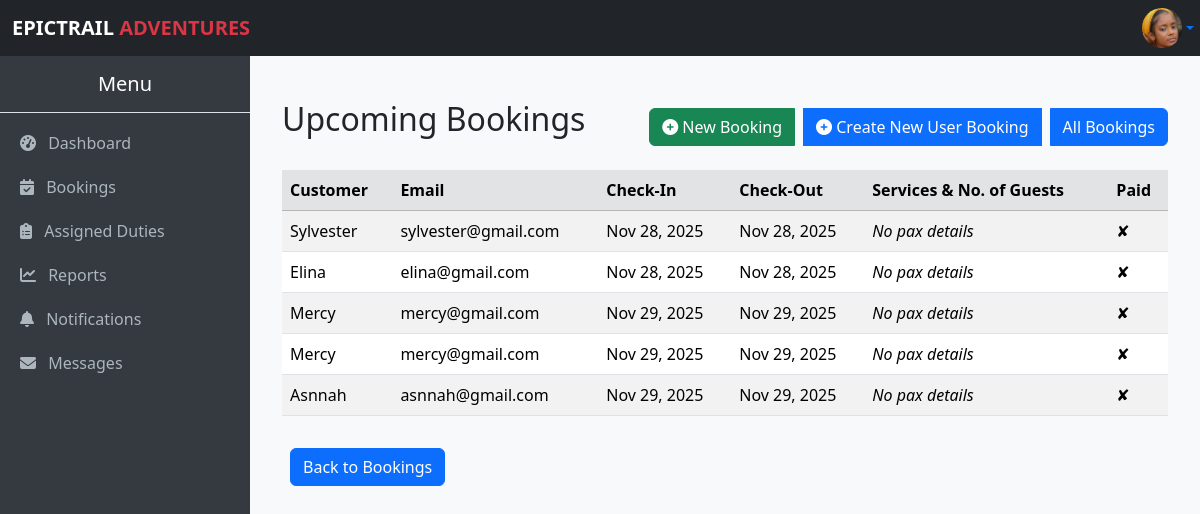
Page /upcoming-bookings/ (signed in) on the committed database.
### myApp/models.py (models this page shows, shortened)
class Profile(models.Model):
    profile_user = models.OneToOneField(User, on_delete=models.CASCADE)
    profile_phone = models.CharField(max_length=15, blank=True, null=True)
    profile_photo = models.ImageField(upload_to='profile_photos/', null=True, blank=True)

class Booking(models.Model):
    booking_user = models.ForeignKey(User, on_delete=models.SET_NULL, null=True, blank=True)
    booking_customer_name = models.CharField(max_length=100, blank=True, null=True)
    booking_customer_email = models.EmailField(blank=True, null=True)
    booking_activities = models.ManyToManyField(Activity, blank=True)
    booking_packages = models.ManyToManyField(Package, blank=True)
    booking_rooms = models.ManyToManyField(Room, blank=True)
    booking_food = models.ManyToManyField(Food, blank=True)
    booking_tours = models.ManyToManyField(Tour, blank=True)
    booking_check_in = models.DateField(blank=True, null=True)
    booking_check_out = models.DateField(blank=True, null=True)
    booking_pax = models.PositiveIntegerField(default=1)
    booking_pax_details = models.JSONField(blank=True, null=True)
    booking_created_at = models.DateTimeField(auto_now_add=True)
    paid = models.DecimalField(max_digits=10, decimal_places=2, default=0)
    @property
    def nights_spent(self):
        if self.booking_check_in and self.booking_check_out:
            days = (self.booking_check_out - self.booking_check_in).days
            return max(days, 1)
        return 1
    @property
    def amount_required(self):
        pax = self.booking_pax
        room_cost = sum(
            room.room_room_type.roomType_price_per_night * pax * self.nights_spent
            for room in self.booking_rooms.all()
        )
        activities_cost = sum(
            a.activity_price_per_person * pax for a in self.booking_activities.all()
        )
        package_cost = sum(
            p.package_price_per_person * pax for p in self.booking_packages.all()
        )
        food_cost = sum(
            f.food_price_per_person * pax for f in self.booking_food.all()
        )
        tour_cost = sum(
            t.tour_price_per_person * pax for t in self.booking_tours.all()
        )
        return room_cost + activities_cost + package_cost + food_cost + tour_cost

### myApp/views.py (the view, shortened to what this page needs)
# urls.py: path('upcoming-bookings/', views.upcoming_bookings_list, name='upcoming_bookings'),
@login_required
def upcoming_bookings_list(request):
    upcoming_bookings = Booking.objects.filter(
        booking_check_in__gte=timezone.now()
    ).order_by("booking_check_in")
    for booking in upcoming_bookings:
        details = []
        booking.display_pax_details = details
    base_template = "base.admin.html" if request.user.is_superuser else "base.staff.html"
    return render(request, "bookings.upcoming.html", {
        "upcoming_bookings": upcoming_bookings,
        "base_template": base_template
    })

### myApp/context_processors.py (called while the page is built)
def total_users(request):
    return {'total_users': User.objects.count()}

def total_bookings(request):
    return {'total_bookings': Booking.objects.count()}

def total_amount(request):
    total = 0
    if request.user.is_authenticated:
        bookings = Booking.objects.all()  # optionally filter by user=request.user
        booking_total = sum(booking.amount_required for booking in bookings)
        food_orders = FoodOrder.objects.all()  # optionally filter by user=request.user
        food_total = sum(order.total_price() for order in food_orders)  # <- call the method
        total = booking_total + food_total
    return {'total_amount': total}

def total_cost(request):
    if not request.user.is_authenticated:
        return {
            'user_bookings': [],
            'user_total_amount': 0,
        }
    bookings = Booking.objects.filter(booking_user=request.user).prefetch_related(
        'booking_activities', 'booking_packages', 'booking_rooms', 'booking_food', 'booking_tours'
    )
    total_amount = sum(b.amount_required for b in bookings)
    return {
        'user_bookings': bookings,
        'user_total_amount': total_amount,
    }

### myApp/models.py (called while the page is built)
    def total_price(self):
        return self.foodOrder_food.food_price_per_person * self.foodOrder_quantity

### myApp/templates/bookings.upcoming.html (shortened to what this page needs)
{% extends base_template %}
{% block content %}
<div class="container mt-4">
    <div class="d-flex justify-content-between align-items-center mb-3">
        <h2 class="mb-3">Upcoming Bookings</h2>
        <div class="btn-group" role="group" aria-label="Actions">
            <a href="{% url 'create_booking' %}" class="btn btn-success">
                <i class="fas fa-plus-circle"></i> New Booking
            </a>
            <a href="{% url 'create_user_booking' %}" class="btn btn-primary ms-2">
                <i class="fas fa-plus-circle"></i> Create New User Booking
            </a>
            <a href="{% url 'booking_list' %}" class="btn btn-primary ms-2">
                All Bookings
            </a>
        </div>
    </div>
    {% if upcoming_bookings %}
    <div class="table-responsive">
        <table class="table table-striped">
            <thead class="table-secondary">
                <tr>
                    <th>Customer</th>
                    <th>Email</th>
                    <th>Check-In</th>
                    <th>Check-Out</th>
                    <th>Services & No. of Guests</th>
                    <th>Paid</th>
                </tr>
            </thead>
            <tbody>
                {% for booking in upcoming_bookings %}
                <tr>
                    <td>
                        {% if booking.booking_user %}
                            {{ booking.booking_user.username }}
                        {% else %}
                            {{ booking.booking_customer_name|default:"Guest" }}
                        {% endif %}
                    </td>
                    <td>
                        {% if booking.booking_user %}
                            {{ booking.booking_user.email }}
                        {% else %}
                            {{ booking.booking_customer_email|default:"N/A" }}
                        {% endif %}
                    </td>
                    <td>{{ booking.booking_check_in|date:"M d, Y"|default:"N/A" }}</td>
                    <td>{{ booking.booking_check_out|date:"M d, Y"|default:"N/A" }}</td>
                    <td>
                        {% if booking.display_pax_details %}
                        <ul>
                            {% for detail in booking.display_pax_details %}
                                <li>{{ detail }}</li>
                            {% endfor %}
                        </ul>
                        {% else %}
                        <em>No pax details</em>
                        {% endif %}
                    </td>
                    <td>{% if booking.paid %}✔{% else %}✘{% endif %}</td>
                </tr>
                {% endfor %}
            </tbody>
        </table>
    </div>
    {% else %}
    <p>No upcoming bookings.</p>
    {% endif %}
    <a href="{% url 'booking_list' %}" class="btn btn-primary ms-2 mt-3">
        Back to Bookings
    </a>
</div>
{% endblock %}

### myApp/templates/base.staff.html (shortened to what this page needs)
<!DOCTYPE html>
<html lang="en">
<head>
    <link href="https://cdn.jsdelivr.net/npm/bootstrap@5.3.3/dist/css/bootstrap.min.css" rel="stylesheet">
    <link rel="stylesheet" href="https://cdn.jsdelivr.net/npm/bootstrap-icons@1.11.3/font/bootstrap-icons.css">
    <link rel="stylesheet" href="https://cdnjs.cloudflare.com/ajax/libs/font-awesome/6.5.2/css/all.min.css">
</head>
<body>
    <nav class="navbar navbar-expand-lg navbar-dark bg-dark">
    <div class="container-fluid">
        <a class="navbar-brand" href="#"><strong>EPICTRAIL <span class="text-danger">ADVENTURES</span></strong></a>
        <div class="d-flex align-items-center">
            <div class="dropdown ms-2">
                <a class="d-flex align-items-center justify-content-center dropdown-toggle"
                        type="button"
                        id="profileDropdown"
                        data-bs-toggle="dropdown"
                        aria-expanded="false"
                        style="width: 40px; height: 40px;"
                        title="Manage Profile">
                    {% if user.profile.profile_photo %}
                        <img src="{{ user.profile.profile_photo.url }}" alt="{{ user.username }}" class="rounded-circle" width="40" height="40">
                    {% else %}
                        <i class="bi bi-person"></i>
                    {% endif %}
            </a>
            </div>
        </div>
    </div>
</nav>
    <div class="collapse d-lg-block sidebar" id="sidebarMenu">
        <h5 class="text-center py-3 border-bottom">Menu</h5>
        <a href="{% url 'staff_dashboard' %}"><i class="fas fa-tachometer-alt me-2"></i> Dashboard</a>
        <a href="{% url 'booking_list' %}"><i class="fas fa-calendar-check me-2"></i> Bookings</a>
        <a href="{% url 'staff_duties' %}"><i class="fas fa-clipboard-list me-2"></i> Assigned Duties</a>
        <a href="#"><i class="fas fa-chart-line me-2"></i> Reports</a>
        <a href="#"><i class="fas fa-bell me-2"></i> Notifications</a>
        <a href="#"><i class="fas fa-envelope me-2"></i> Messages</a>
    </div>
    <div class="content">
        {% block content %}{% endblock %}
    </div>
</body>
</html>

### myApp/templates/base.staff.html (style rules this page uses)
body { margin: 0; padding: 0; }
.navbar { position: fixed; top: 0; left: 0; width: 100%; z-index: 1030; }
.sidebar { position: fixed; top: 56px; left: 0; width: 250px; height: calc(100vh - 56px); background-color: #343a40; color: #fff; overflow-y: auto; }
.sidebar a { color: #adb5bd; text-decoration: none; display: block; padding: 10px 20px; }
.content { margin-top: 56px; margin-left: 250px; padding: 20px; background-color: #f8f9fa; min-height: calc(100vh - 56px); }

### rows in the picture
Booking: booking_user.username "Sylvester", booking_user.email "sylvester@gmail.com", booking_check_in "Nov 28, 2025", booking_check_out "Nov 28, 2025", shows "No pax details"
Booking: booking_user.username "Elina", booking_user.email "elina@gmail.com", booking_check_in "Nov 28, 2025", booking_check_out "Nov 28, 2025", shows "No pax details"
Booking: booking_user.username "Mercy", booking_user.email "mercy@gmail.com", booking_check_in "Nov 29, 2025", booking_check_out "Nov 29, 2025", shows "No pax details"
Booking: booking_user.username "Mercy", booking_user.email "mercy@gmail.com", booking_check_in "Nov 29, 2025", booking_check_out "Nov 29, 2025", shows "No pax details"
Booking: booking_user.username "Asnnah", booking_user.email "asnnah@gmail.com", booking_check_in "Nov 29, 2025", booking_check_out "Nov 29, 2025", shows "No pax details"
